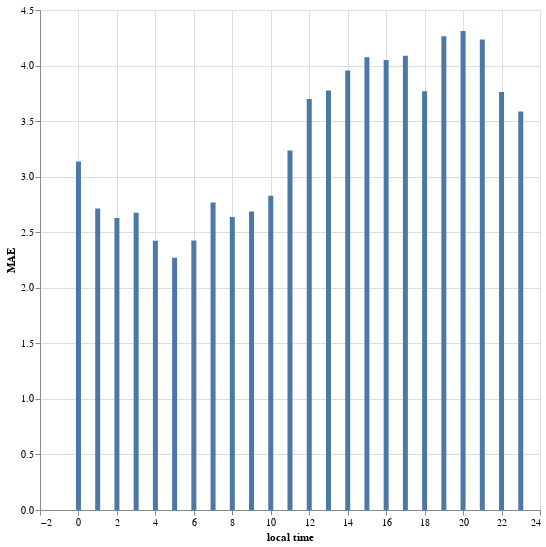

The code cell stored with this chart in its notebook:
### Code cell
plot_df = pd.DataFrame()
plot_df["local time"] = np.unique(local_hour_list)
plot_df["MAE"] = local_time_error_list
alt.Chart(plot_df).mark_bar().encode(
    x="local time",
    y="MAE"
).properties(width=500,height=500)

### Figure 1 — Vega-Lite specification as saved in the notebook (floating-point values rounded to 4 significant figures)
{"config": {"view": {"continuousWidth": 300, "continuousHeight": 300}}, "data": {"name": "data-de4dd2f8b74277aa12e0da335c15e2d2"}, "mark": {"type": "bar"}, "encoding": {"x": {"field": "local time", "type": "quantitative"}, "y": {"field": "MAE", "type": "quantitative"}}, "height": 500, "width": 500, "$schema": "https://vega.github.io/schema/vega-lite/v5.20.1.json", "datasets": {"data-de4dd2f8b74277aa12e0da335c15e2d2": [{"local time": 0, "MAE": 3.137}, {"local time": 1, "MAE": 2.714}, {"local time": 2, "MAE": 2.627}, {"local time": 3, "MAE": 2.676}, {"local time": 4, "MAE": 2.423}, {"local time": 5, "MAE": 2.269}, {"local time": 6, "MAE": 2.425}, {"local time": 7, "MAE": 2.768}, {"local time": 8, "MAE": 2.637}, {"local time": 9, "MAE": 2.686}, {"local time": 10, "MAE": 2.828}, {"local time": 11, "MAE": 3.234}, {"local time": 12, "MAE": 3.699}, {"local time": 13, "MAE": 3.775}, {"local time": 14, "MAE": 3.956}, {"local time": 15, "MAE": 4.075}, {"local time": 16, "MAE": 4.05}, {"local time": 17, "MAE": 4.088}, {"local time": 18, "MAE": 3.768}, {"local time": 19, "MAE": 4.264}, {"local time": 20, "MAE": 4.311}, {"local time": 21, "MAE": 4.235}, {"local time": 22, "MAE": 3.761}, {"local time": 23, "MAE": 3.587}]}}
